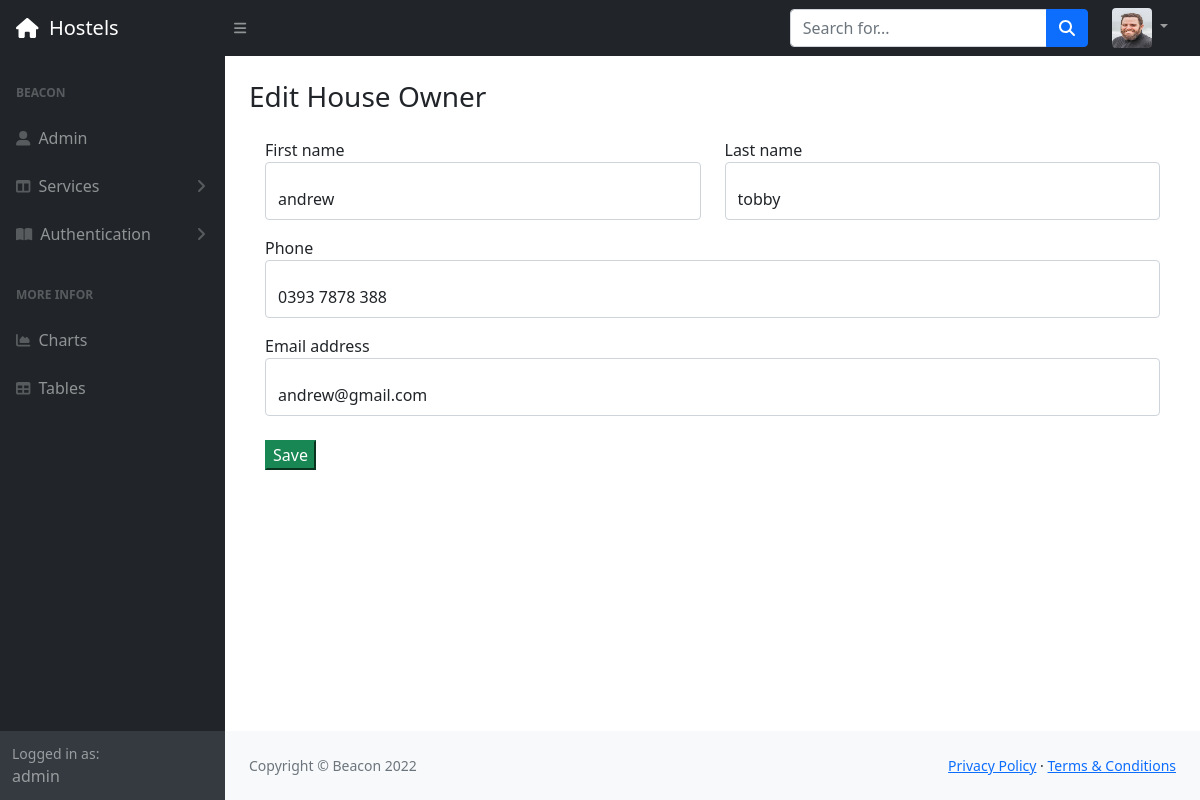
The app's page /admin/update_users.php?update=9 (signed in) with its own data.
### tables this page shows
CREATE TABLE `user_tbl` (
  `user_id` int(11) NOT NULL,
  `fname` varchar(50) NOT NULL,
  `lname` varchar(50) NOT NULL,
  `type` varchar(30) NOT NULL,
  `phone` varchar(30) NOT NULL,
  `email` varchar(50) NOT NULL,
  `image` text NOT NULL,
  `password` text NOT NULL,
  `date` timestamp NOT NULL DEFAULT current_timestamp(),
  `status` varchar(10) NOT NULL
);

### admin/update_users.php (the view, shortened to what this page needs)
<?php
include('./config/connect.php');
include "../include/navbar.php";
if (isset($_GET['update'])) {
    $id = $_GET['update'];
}
$query = "SELECT fname, lname, phone, email, type FROM user_tbl WHERE user_id = '$id'";
$query_run = mysqli_query($con, $query);
if (mysqli_num_rows($query_run) === 1) {
    $row = mysqli_fetch_assoc($query_run);
?>
    <div id="layoutSidenav_content">
        <link rel="stylesheet" href="../admin/css/style2.css">
        <main>
            <div class="container-fluid px-4">
                <h3 class="mt-4 text-capitalize"> Edit <?php echo str_replace('_', ' ', $row['type']); ?></h3>
                <div class="card-body">
                    <form action="config/__update_users.php" method='post'>
                        <div class="row mb-3">
                            <div class="col-md-6">
                                <label for="inputFirstName">First name</label>
                                <div class="form-floating mb-3 mb-md-0">
                                    <input name='fname' class="form-control" id="inputFirstName" type="text" value="<?= $row['fname']; ?>" />
                                </div>
                            </div>
                            <div class="col-md-6">
                                <label for="inputLastName">Last name</label>
                                <div class="form-floating">
                                    <input name='lname' class="form-control" id="inputLastName" type="text" value="<?= $row['lname'] ?>" />
                                </div>
                            </div>
                        </div>
                        <label for="inputEmail">Phone</label>
                        <div class="form-floating mb-3">
                            <input name='phone' class="form-control" id="inputEmail" type="" value="<?php echo $row['phone']; ?>" />
                        </div>
                        <label for="inputEmail">Email address</label>
                        <div class="form-floating mb-3">
                            <input name='email' class="form-control" id="inputEmail" type="email" value="<?= $row['email']; ?>" />
                        </div>
                        <div class="mt-4 mb-0">
                            <button class="btn-success" name='submit' type="submit">Save</button>
                        </div>
                    </form>
                </div>
            </div>
        </main>
        <?php
        include "../include/footer.php";
        ?>
    </div>
<?php
} else {
    echo "
    <div id='layoutSidenav_content'>
        <h4 style='height:60vh ; display:flex; align-items:center; justify-content:center; flex-direction:column'> There was an error.... </h4>";
    "</div>";
}
?>
</div>
</body>
</html>

### records on screen
user_tbl: type "House Owner", fname "andrew", lname "tobby", phone "0393 7878 388", email "andrew@gmail.com"

### other values on screen
$_SESSION['user_name'] "admin"
